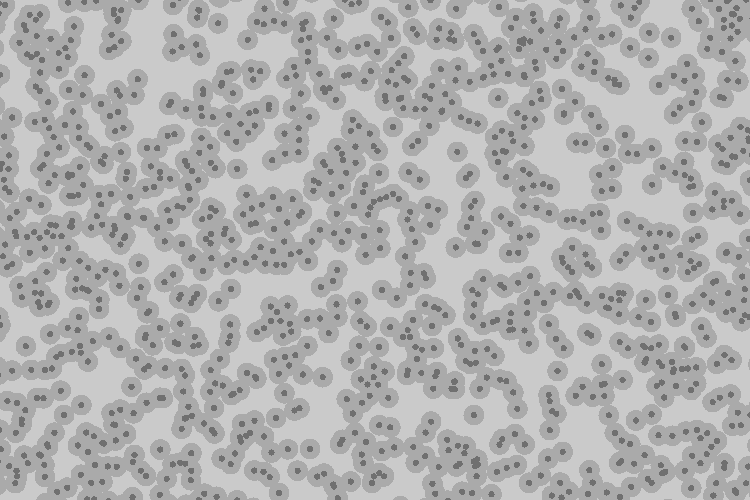
#> input picture data/labels.tif, 750 x 500 px
$ jupyter execute --allow-errors segmentation-to-CT_scan-simulation.ipynb   (shell and % lines are left out)
#> lines starting #> are read from the running program, lines starting #| are printed output that depends on the picture
#> further down, labels is the input picture: shape (500, 750); min 112, max 202, mean 177.1
### notebooks/utils.py
# -*- coding: utf-8 -*-
#
#  Copyright 2025 United Kingdom Research and Innovation
#
#  Licensed under the Apache License, Version 2.0 (the "License");
#  you may not use this file except in compliance with the License.
#  You may obtain a copy of the License at
#
#      http://www.apache.org/licenses/LICENSE-2.0
#
#  Unless required by applicable law or agreed to in writing, software
#  distributed under the License is distributed on an "AS IS" BASIS,
#  WITHOUT WARRANTIES OR CONDITIONS OF ANY KIND, either express or implied.
#  See the License for the specific language governing permissions and
#  limitations under the License.
#
#   Authored by:    Franck Vidal (UKRI-STFC)


import os
import urllib.request
# import progressbar
import zipfile

import numpy as np
import progressbar
from gvxrPython3 import gvxr

pbar = None


# [64 lines left out: functions downloadLungman, extractLungmanSTL, extractFilesFromZipFile, not called in this run]


def extractLungmanCT(zip_fname, CT_path, DICOM_fnames):
    DICOM_path = "CD2/DICOM/ST000000/SE000003/"
    return extractFilesFromZipFile(zip_fname, DICOM_path, CT_path, DICOM_fnames)


# [42 lines left out: functions extractLungmanDX, loadLungmanMeshes, not called in this run]


def crop_image(img):
    """
    Crop an image to remove the possible empty border around the data
    :param img: the input image
    :return: the image after border removal
    """
    if np.max(img) != np.min(img):
        # Crop on the left if needed
        min_i = 0
        stop = False
        while not stop:
            if img[:, min_i].sum() == 0:
                min_i += 1
            else:
                stop = True
#> after the loop, min_i = 0

        # Crop on the right if needed
        max_i = img.shape[1] - 1
#> max_i = 749
        stop = False
        while not stop:
            if img[:, max_i].sum() == 0:
                max_i -= 1
            else:
                stop = True
#> after the loop, max_i = 749

        # Crop on the top if needed
        min_j = 0
        stop = False
        while not stop:
            if img[min_j, :].sum() == 0:
                min_j += 1
            else:
                stop = True
#> after the loop, min_j = 0

        # Crop on the bottom if needed
        max_j = img.shape[0] - 1
#> max_j = 499
        stop = False
        while not stop:
            if img[max_j, :].sum() == 0:
                max_j -= 1
            else:
                stop = True
#> after the loop, max_j = 499

        cropped = img[max(0, min_j - 1) : max_j + 2, max(0, min_i - 1) : max_i + 2]
    else:
        cropped = np.copy(img)

    return cropped


# [26 lines left out: function pad_image, not called in this run]

### notebooks/segmentation-to-CT_scan-simulation.ipynb
<a href="https://colab.research.google.com/github/TomographicImaging/gVXR-Tutorials/blob/main/notebooks/segmentation-to-CT_scan-simulation.ipynb" target="_parent"></a>

[cell 1]
# -*- coding: utf-8 -*-
#
#  Copyright 2026 United Kingdom Research and Innovation
#
#  Licensed under the Apache License, Version 2.0 (the "License");
#  you may not use this file except in compliance with the License.
#  You may obtain a copy of the License at
#
#      http://www.apache.org/licenses/LICENSE-2.0
#
#  Unless required by applicable law or agreed to in writing, software
#  distributed under the License is distributed on an "AS IS" BASIS,
#  WITHOUT WARRANTIES OR CONDITIONS OF ANY KIND, either express or implied.
#  See the License for the specific language governing permissions and
#  limitations under the License.
#
#   Authored by:    Franck Vidal (UKRI-STFC)

# From image segmentation to CT simulation to deep learning

This notebook shows how to:
1. Create a digital twin using the digital twin framework introduced in gVXR 2.1.0;
2. Load a segmented image and you it to create a multi-part sample; it relies on functions built in gVXR only, i.e.
no third-party software is required; the functionality is multi-threaded to boost performances;
3. Simulate a CT scan acquisition;
4. Use CIL to recontruct the corresponding CT volume; and
5. Create the corresponding labelled image for training a deep learning algorithm, e.g. U-net.

<div class="alert alert-block alert-warning">
    <b>Note:</b> Make sure the Python packages are already installed. See <a href="../README.md">README.md</a> in the root directory of the repository. If you are running this notebook from Google Colab, please run the cell below to install the package with `!pip install gvxr`
</div>

Install condacolab if needed

[cell 2]
import sys

IN_COLAB = 'google.colab' in sys.modules

if IN_COLAB:
    !apt-get install libnvidia-gl-580
    !apt-get install \

    !pip install -q condacolab
    import condacolab
    condacolab.install()

Check if Conda is working well on Google Colab if needed

[cell 3]
import sys

IN_COLAB = 'google.colab' in sys.modules

if IN_COLAB:
    import condacolab
    condacolab.check()

Install CIL using Conda on Google Colab if needed

[cell 4]
if IN_COLAB:
    !conda install -y -c conda-forge -c https://software.repos.intel.com/python/conda -c ccpi cil=24.3.0 ipp=2021.12 tigre

Install other system packages and gVXR

[cell 5]
if IN_COLAB:
    !apt-get install libnvidia-gl-580
    !apt-get install \

    !pip install gvxr

[cell 6]
import os # Create the output directory if necessary
import numpy as np # Who does not use Numpy?

from tifffile import  imread, imwrite
import matplotlib.pyplot as plt # Plotting
import matplotlib.cm as cm
plt.style.use('tableau-colorblind10')

from tqdm.notebook import tqdm

#  CT simulation
from gvxrPython3 import gvxr
from gvxrPython3.twins.utils import getDigitalTwinList, createDigitalTwin
from gvxrPython3.cil.gVXRDataReader import *

# CT reconstruction
from cil.plugins.astra import FBP
from cil.io import TIFFWriter

from cil.processors import TransmissionAbsorptionConverter
from cil.utilities.display import show_geometry

from utils import pad_image, crop_image

## Getting the data ready

Where to save the data.

[cell 7]
output_path = "./output_data/segmentation-to-CT_scan-simulation"
if not os.path.exists(output_path):
    os.makedirs(output_path)

## 1. Set the simulation environment

[cell 8]
# Create an OpenGL context
print("Create an OpenGL context")
gvxr.createOpenGLContext(-1, 4, 6, 41)

# 2. Create a digital twin

We first show the list of twins that are included in the framework.

#> (a cell that did not finish here is left out)

We'll make use of the "XT H 225" twin.

#> (a cell that did not finish here is left out)

Print the characteristics of this twin

We can change the voltage within its range of validity

#> (a cell that did not finish here is left out)

#> (a cell that did not finish here is left out)

We will use 225 kV.

#> (a cell that did not finish here is left out)

## Tube current

Check what current values are allowed and what the default value is

#> (a cell that did not finish here is left out)

Change the current to 160 uA, the exposure to 0.5 seconds and enable photonic noise

#> (a cell that did not finish here is left out)

Record the original resolution

#> (a cell that did not finish here is left out)

Apply the current setting

[cell 17]
# Downsample the detector to speed up the calculations
downsampling_factor = 1
if downsampling_factor > 1:

    for i, resolution in enumerate(twin.specification.detector.resolutions):
        twin.specification.detector.resolutions[i] = [
            round(resolution[0] / downsampling_factor),
            round(resolution[1] / downsampling_factor)
        ]

    twin.specification.detector.pixel_pitch *= downsampling_factor

#> (a cell that did not finish here is left out)

Add 1 mm of Cu as filtration

[cell 19]
gvxr.addFilter("Cu", 1.0, "mm")

## 3. Create the sample from a segmented image

Read the image

[cell 20]
labels = imread("../data/labels.tif")
original_pixel_size = [0.01, 0.01, 0.01]
unit = "mm"

Crop the image if necessary

[cell 21]
labels_cropped = crop_image(labels)

Display the image

[cell 22]
fig = plt.figure()
im = plt.imshow(labels_cropped,
                origin='upper',
                extent=(0.0, original_pixel_size[0] * labels.shape[1],
                        0.0, original_pixel_size[1] * labels.shape[0]),
)
plt.xlabel("Pixel position [" + unit + "]")
plt.ylabel("Pixel position [" + unit + "]")
fig.colorbar(im)
plt.show()
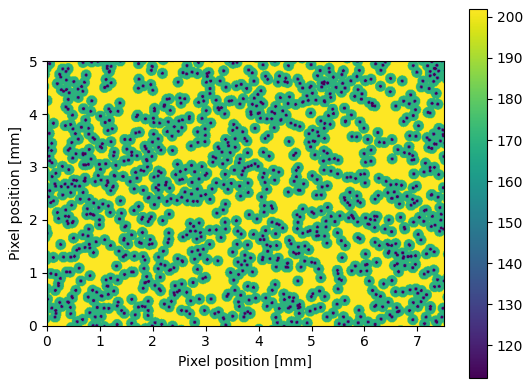
#> figure drawn by matplotlib, 2 panels

imwrite(os.path.join(output_path, "labels_cropped.tif"), labels_cropped)

Make sure it is a 3D image

[cell 23]
if len(labels_cropped.shape) == 2:
    labels_cropped = np.repeat(labels_cropped[np.newaxis, :, :], 5, axis=0)

Associate the labels with actual materials

[cell 24]
material_composition = {
    112: {
        'name': 'C-core',
        'material type': 'element',
        'material': 'C'
    }
    ,

    170: {
        'name': 'SiC-fibre',
        'material type': 'compound',
        'material': 'SiC',
        'density': 3.21
    },

    202: {
        'name': 'TiAlV-matrix',
        'material type': 'mixture',
        'material': 'Ti90Al6V4',
        'density': 4.43
    }
}

Remove the sample if any

[cell 25]
gvxr.removePolygonMeshesFromSceneGraph()
#> (this line was passed over: gvxrPython3 is not available in this run)

Create an empty sample

[cell 26]
gvxr.emptyMesh("sample")
#> (this line was passed over: gvxrPython3 is not available in this run)
